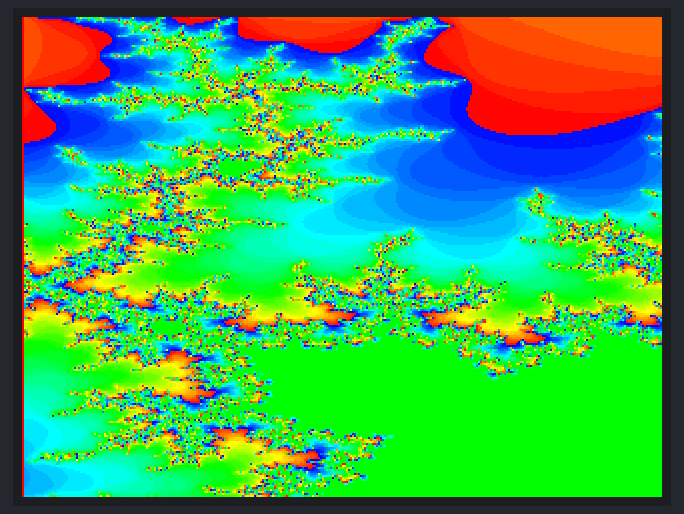
The sketch below on a simulated ESP32. On the bench: 320×240 colour display. What the sketch prints to the serial monitor is not drawn.

Above: at 16.3 s.

The sketch:

TFT_MandlebrotNotMono.ino
```cpp
// Mandlebrot

// This will run quite slowly due to the large number of floating point calculations per pixel

#include <TFT_eSPI.h> // Hardware-specific library
#include <SPI.h>

TFT_eSPI tft = TFT_eSPI();       // Invoke custom library

#define TFT_GREY 0x7BEF

#define TFT_CS1 12
#define TFT_CS2 14

unsigned long runTime = 0;

float sx = 0, sy = 0;
uint16_t x0 = 0, x1 = 0, yy0 = 0, yy1 = 0;

void setup()
{
  Serial.begin(250000);
  //randomSeed(analogRead(A0));
  Serial.println();
  // Setup the LCD
  pinMode(TFT_CS1, OUTPUT);
  digitalWrite(TFT_CS1, LOW);

  pinMode(TFT_CS2, OUTPUT);
  digitalWrite(TFT_CS2, LOW);
  tft.init();

  digitalWrite(TFT_CS1, HIGH);
  digitalWrite(TFT_CS2, HIGH);

  digitalWrite(TFT_CS1, LOW);
  tft.setRotation(3);
  tft.fillScreen(TFT_RED);
  digitalWrite(TFT_CS1, HIGH);

  digitalWrite(TFT_CS2, LOW);
  tft.setRotation(3);
  tft.fillScreen(TFT_BLUE);
  digitalWrite(TFT_CS2, HIGH);

}

void loopOrigish()
{
  runTime = millis();
  int xcomp = 0;

  digitalWrite(TFT_CS1, LOW);
  digitalWrite(TFT_CS2, LOW);
  tft.fillScreen(TFT_BLACK);
  tft.startWrite();
  digitalWrite(TFT_CS1, LOW);
  //digitalWrite(TFT_CS2, HIGH);
  for (int px = 1; px < 640; px++)
  {
    if (px>320){
      digitalWrite(TFT_CS1, HIGH);
      digitalWrite(14, LOW);
      xcomp = 320;
    }
    for (int py = 0; py < 240; py++)
    {
      float x0 = (map(px, 0, 640, -250000/2, -242500/2)) / 100000.0; //scaled x coordinate of pixel (scaled to lie in the Mandelbrot X scale (-2.5, 1))
      float yy0 = (map(py, 0, 240, -75000/4, -61000/4)) / 100000.0; //scaled y coordinate of pixel (scaled to lie in the Mandelbrot Y scale (-1, 1))
      float xx = 0.0;
      float yy = 0.0;
      int iteration = 0;
      int max_iteration = 128;
      while ( ((xx * xx + yy * yy) < 4)  &&  (iteration < max_iteration) )
      {
        float xtemp = xx * xx - yy * yy + x0;
        yy = 2 * xx * yy + yy0;
        xx = xtemp;
        iteration++;
      }
      int color = rainbow((3*iteration+64)%128);
      yield();tft.drawPixel(px-xcomp, py, color);
    }
  }
  digitalWrite(TFT_CS1, LOW);
  digitalWrite(TFT_CS2, LOW);
  tft.endWrite();

  Serial.println(millis()-runTime);
  while(1) yield();
}

void loopL()
{
  runTime = millis();
  int xcomp = 0;

  digitalWrite(TFT_CS1, LOW);
  tft.fillScreen(TFT_BLACK);
  tft.startWrite();
  for (int px = 1; px < 320; px++)
  {
    if (px>320){
      xcomp = 320;
    }
    for (int py = 0; py < 240; py++)
    {
      float x0 = (map(px, 0, 640, -250000/2, -242500/2)) / 100000.0; //scaled x coordinate of pixel (scaled to lie in the Mandelbrot X scale (-2.5, 1))
      float yy0 = (map(py, 0, 240, -75000/4, -61000/4)) / 100000.0; //scaled y coordinate of pixel (scaled to lie in the Mandelbrot Y scale (-1, 1))
      float xx = 0.0;
      float yy = 0.0;
      int iteration = 0;
      int max_iteration = 128;
      while ( ((xx * xx + yy * yy) < 4)  &&  (iteration < max_iteration) )
      {
        float xtemp = xx * xx - yy * yy + x0;
        yy = 2 * xx * yy + yy0;
        xx = xtemp;
        iteration++;
      }
      int color = rainbow((3*iteration+64)%128);
      yield();tft.drawPixel(px-xcomp, py, color);
    }
  }
  tft.endWrite();
  digitalWrite(TFT_CS1, HIGH);
  digitalWrite(TFT_CS2, HIGH);
  Serial.println(millis()-runTime);
}

void loopR()
{
  runTime = millis();
  int xcomp = 0;

  digitalWrite(TFT_CS2, LOW);
  tft.fillScreen(TFT_RED);
  tft.startWrite();
  xcomp = 320;
  for (int px = 321; px < 640; px++)
  {
    for (int py = 0; py < 240; py++)
    {
      float x0 = (map(px, 0, 640, -250000/2, -242500/2)) / 100000.0; //scaled x coordinate of pixel (scaled to lie in the Mandelbrot X scale (-2.5, 1))
      float yy0 = (map(py, 0, 240, -75000/4, -61000/4)) / 100000.0; //scaled y coordinate of pixel (scaled to lie in the Mandelbrot Y scale (-1, 1))
      float xx = 0.0;
      float yy = 0.0;
      int iteration = 0;
      int max_iteration = 128;
      while ( ((xx * xx + yy * yy) < 4)  &&  (iteration < max_iteration) )
      {
        float xtemp = xx * xx - yy * yy + x0;
        yy = 2 * xx * yy + yy0;
        xx = xtemp;
        iteration++;
      }
      int color = rainbow((3*iteration+64)%128);
      yield();tft.drawPixel(px-xcomp, py, color);
    }
  }
  tft.endWrite();
  digitalWrite(TFT_CS1, HIGH);
  digitalWrite(TFT_CS2, HIGH);
  Serial.println(millis()-runTime);
}


void loop(){
  loopL();
  loopR();
  while(1) yield();
}

unsigned int rainbow(int value)
{
  // Value is expected to be in range 0-127
  // The value is converted to a spectrum colour from 0 = blue through to red = blue

  byte red = 0; // Red is the top 5 bits of a 16 bit colour value
  byte green = 0;// Green is the middle 6 bits
  byte blue = 0; // Blue is the bottom 5 bits

  byte quadrant = value / 32;

  if (quadrant == 0) {
    blue = 31;
    green = 2 * (value % 32);
    red = 0;
  }
  if (quadrant == 1) {
    blue = 31 - (value % 32);
    green = 63;
    red = 0;
  }
  if (quadrant == 2) {
    blue = 0;
    green = 63;
    red = value % 32;
  }
  if (quadrant == 3) {
    blue = 0;
    green = 63 - 2 * (value % 32);
    red = 31;
  }
  return (red << 11) + (green << 5) + blue;
}
```
